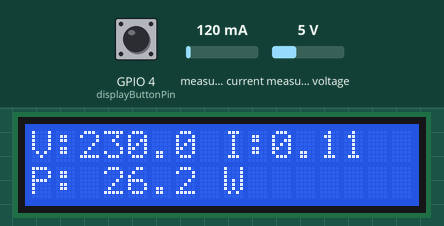
Simulated run of this sketch. Board: ESP32. Parts: 16×2 character LCD. The test bench sets the inputs (shaded band); at power-on: GPIO 4 (displayButtonPin) HIGH, measured current 120 mA, measured voltage 5 V. WiFi joins after 1.5 s; servers stay silent unless stated; EEPROM starts erased.

Above: at 3.6 s.
3.7 s: GPIO 4 (displayButtonPin) pulled LOW for 3.2 s
At 4.4 s:
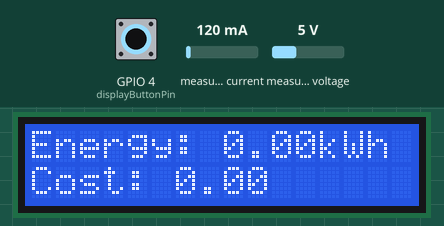
9.7 s: GPIO 4 (displayButtonPin) pulled LOW for 0.15 s
At 10.1 s:
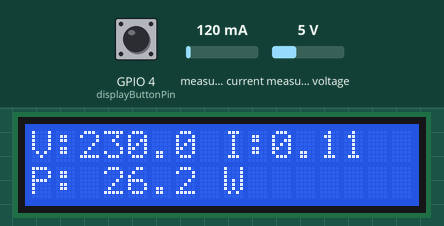
11.3 s: measured current set to 40 mA
At 12.8 s:
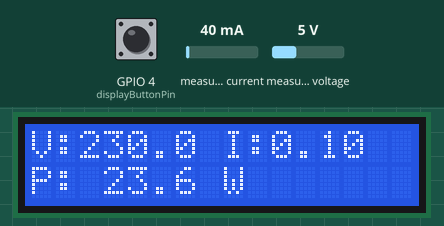
14.5 s: measured voltage set to 0.3 V
At 15.7 s:
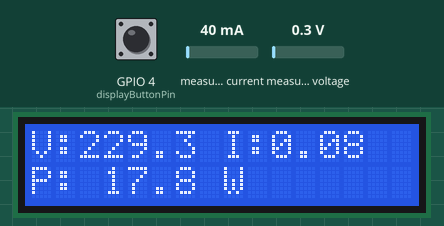
17.6 s: measured current set to 500 mA
At 18.9 s:
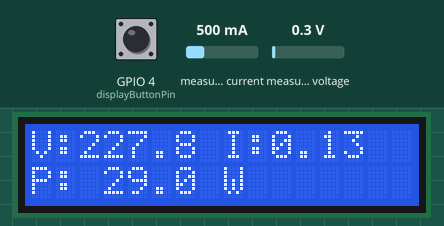
20.6 s: measured voltage set to 3.8 V
At 21.4 s:
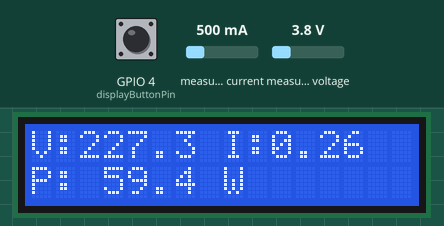
Timing chart, 0 to 23.6 s (numbered marks = the images above; inputs shaded):
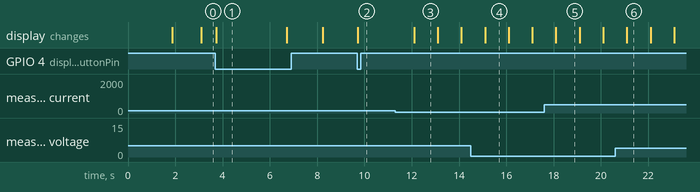

The sketch:

smart_iot_energy_meter_using_esp32.ino
```cpp
// (licence header left out)
#define BLYNK_TEMPLATE_ID "Paste Blynk Template ID"
#define BLYNK_TEMPLATE_NAME "Paste Blynk Template Name"
#define BLYNK_PRINT Serial

#include "EmonLib.h"
#include <EEPROM.h>
#include <WiFi.h>
#include <BlynkSimpleEsp32.h>
#include <Wire.h>
#include <LiquidCrystal_I2C.h>
#include <HTTPClient.h>
#include <ArduinoJson.h>

// ---------------------- LCD -------------------------
LiquidCrystal_I2C lcd(0x27, 16, 2);

// ---------------------- Telegram ---------------------
const char* telegramBotToken = "Paste Telegram Bot Token";
const char* telegramChatID   = "Paste Telegram Chat ID";

// ---------------------- Calibration ------------------
const float vCalibration   = 47.50;
const float currCalibration = 7.50;

// ---------------------- WiFi & Blynk -----------------
const char auth[] = "Paste Blynk Authentication Token";
const char ssid[] = "Type WiFi SSID";
const char pass[] = "Type WiFi Password";

// ---------------------- Energy Monitor ---------------
EnergyMonitor emon;

// ---------------------- Timers -----------------------
BlynkTimer timer;

// ---------------------- Energy Variables -------------
float kWh = 0.0;
float cost = 0.0;
const float ratePerkWh = 6.5;

unsigned long lastMillis = millis();

// ---------------------- EEPROM -----------------------
const int addrKWh  = 12;
const int addrCost = 16;

// ---------------------- LCD Pages --------------------
int displayPage = 0;

// Button for changing LCD page (GPIO4)
const int displayButtonPin = 4;

// Button handling
unsigned long buttonPressTime = 0;
bool buttonPressed = false;

// ---------------------- Smoothing Filter -------------
const float SMOOTH_ALPHA = 0.15f;
float smoothV = 0.0;
float smoothI = 0.0;
float smoothP = 0.0;
bool smoothInitialized = false;


// =====================================================
//                     SETUP
// =====================================================
void setup() {

  Serial.begin(115200);

  // ----- WiFi -----
  WiFi.begin(ssid, pass);
  while (WiFi.status() != WL_CONNECTED) {
    delay(500);
  }

  // ----- Blynk -----
  Blynk.begin(auth, ssid, pass);

  // ----- LCD -----
  lcd.init();
  lcd.backlight();

  // ----- EEPROM -----
  EEPROM.begin(32);
  readEnergyDataFromEEPROM();

  // ----- Button -----
  pinMode(displayButtonPin, INPUT_PULLUP);

  // ----- EmonLib Setup -----
  emon.voltage(35, vCalibration, 1.7);  // pin, calibration, phase shift
  emon.current(34, currCalibration);    // pin, calibration

  // ----- Timers -----
  timer.setInterval(1000L, sendEnergyDataToBlynk);   // Every sec
  timer.setInterval(60000L, sendBillToTelegram);     // Every minute
}


// =====================================================
//                     MAIN LOOP
// =====================================================
void loop() {
  Blynk.run();
  timer.run();

  handleButton();
}


// =====================================================
//        BUTTON HANDLING FOR PAGE CHANGE & RESET
// =====================================================
void handleButton() {
  int buttonState = digitalRead(displayButtonPin);

  if (buttonState == LOW && !buttonPressed) {
    buttonPressed = true;
    buttonPressTime = millis();
    changeDisplayPage();
  }

  // Long press → Reset energy
  if (buttonState == LOW && buttonPressed) {
    if (millis() - buttonPressTime >= 3000) {
      resetEEPROM();
      buttonPressed = false;
      delay(500);
    }
  }

  if (buttonState == HIGH && buttonPressed) {
    buttonPressed = false;
  }
}


// =====================================================
//      READ VOLTAGE / CURRENT / POWER & UPDATE UI
// =====================================================
void sendEnergyDataToBlynk() {

  emon.calcVI(20, 2000);

  float Vrms      = emon.Vrms;
  float realPower = emon.realPower;

  // -------- Ignore noise --------
  if (Vrms < 5) Vrms = 0;
  if (realPower < 0) realPower = 0;

  // -------- Real Current --------
  float Ireal = (Vrms > 0) ? realPower / Vrms : 0;

  // -------- Initialize smoothing --------
  if (!smoothInitialized) {
    smoothV = Vrms;
    smoothI = Ireal;
    smoothP = realPower;
    smoothInitialized = true;
  } else {
    smoothV = SMOOTH_ALPHA * Vrms      + (1 - SMOOTH_ALPHA) * smoothV;
    smoothI = SMOOTH_ALPHA * Ireal     + (1 - SMOOTH_ALPHA) * smoothI;
    smoothP = SMOOTH_ALPHA * realPower + (1 - SMOOTH_ALPHA) * smoothP;
  }

  // -------- Energy Calculation (kWh) --------
  unsigned long currentMillis = millis();
  kWh += smoothP * (currentMillis - lastMillis) / 3600000000.0;
  lastMillis = currentMillis;

  // -------- Billing --------
  cost = kWh * ratePerkWh;

  // Save data
  saveEnergyDataToEEPROM();

  // -------- Send to Blynk --------
  Blynk.virtualWrite(V0, smoothV);
  Blynk.virtualWrite(V1, smoothI);
  Blynk.virtualWrite(V2, smoothP);
  Blynk.virtualWrite(V3, kWh);
  Blynk.virtualWrite(V4, cost);

  // -------- Update LCD --------
  updateLCD();
}


// =====================================================
//            EEPROM SAVE / LOAD FUNCTIONS
// =====================================================
void readEnergyDataFromEEPROM() {
  EEPROM.get(addrKWh, kWh);
  EEPROM.get(addrCost, cost);

  if (isnan(kWh))  kWh = 0.0;
  if (isnan(cost)) cost = 0.0;
}

void saveEnergyDataToEEPROM() {
  EEPROM.put(addrKWh, kWh);
  EEPROM.put(addrCost, cost);
  EEPROM.commit();
}


// =====================================================
//                       LCD UPDATE
// =====================================================
void updateLCD() {
  lcd.clear();

  if (displayPage == 0) {
    lcd.setCursor(0, 0);
    lcd.printf("V:%.1f I:%.2f", smoothV, smoothI);

    lcd.setCursor(0, 1);
    lcd.printf("P: %.1f W", smoothP);
  }

  else if (displayPage == 1) {
    lcd.setCursor(0, 0);
    lcd.printf("Energy: %.2fkWh", kWh);

    lcd.setCursor(0, 1);
    lcd.printf("Cost: %.2f", cost);
  }
}


// =====================================================
//                LCD PAGE SWITCHING
// =====================================================
void changeDisplayPage() {
  displayPage = (displayPage + 1) % 2;
  updateLCD();
}


// =====================================================
//              SEND BILL TO TELEGRAM BOT
// =====================================================
void sendBillToTelegram() {

  String message = "Total Energy: " + String(kWh, 2) +
                   " kWh\nTotal Cost: ₹" + String(cost, 2);

  HTTPClient http;

  http.begin("https://api.telegram.org/bot" +
              String(telegramBotToken) + "/sendMessage");

  http.addHeader("Content-Type", "application/json");

  DynamicJsonDocument jsonDoc(256);
  jsonDoc["chat_id"] = telegramChatID;
  jsonDoc["text"] = message;

  String jsonString;
  serializeJson(jsonDoc, jsonString);

  http.POST(jsonString);
  http.end();
}


// =====================================================
//              RESET ENERGY (EEPROM CLEAR)
// =====================================================
void resetEEPROM() {

  kWh  = 0.0;
  cost = 0.0;

  saveEnergyDataToEEPROM();

  lcd.clear();
  lcd.setCursor(0, 0);
  lcd.print("Energy Reset!");
  delay(1500);

  updateLCD();
}

/*
  -------------------------------------------------------
  © Circuit Diagrams (www.circuitdiagrams.in)
  All Rights Reserved.
  -------------------------------------------------------
*/
```

Measured:
- after the input at 3.7 s, the display: changes at once (image 1)
- after the input at 9.7 s, the display: changes at once (image 2)
- after the input at 11.3 s, the display: changes after 0.80 s (image 3)
- what the display in image 1 shows lasts 3.0 s, from 3.7 s to 6.7 s
- what the display in image 3 shows lasts 1.0 s, from 12.1 s to 13.1 s
